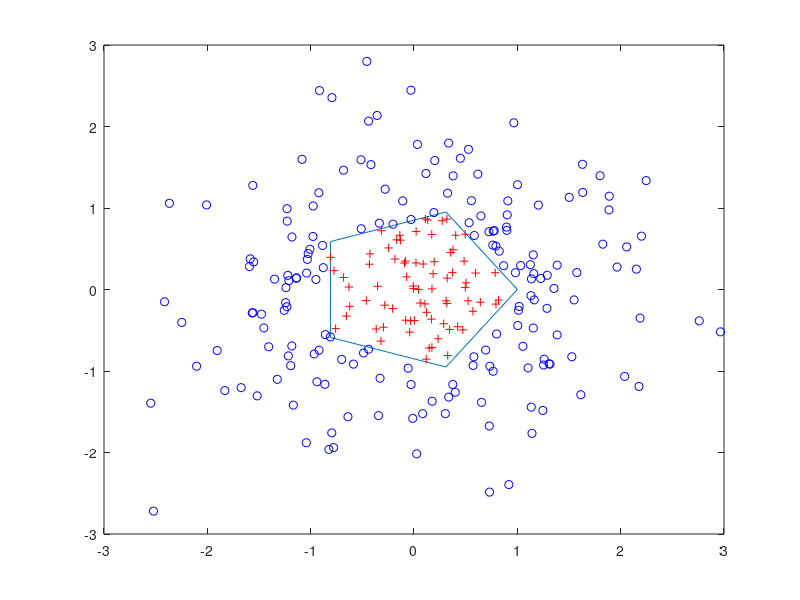

Write MATLAB code to recreate this figure.
L = linspace(0,2.*pi,6); xv = cos(L)';yv = sin(L)';
xv = [xv ; xv(1)]; yv = [yv ; yv(1)];
x = randn(250,1); y = randn(250,1);
in = inpolygon(x,y,xv,yv);
plot(xv,yv,x(in),y(in),'r+',x(~in),y(~in),'bo')
